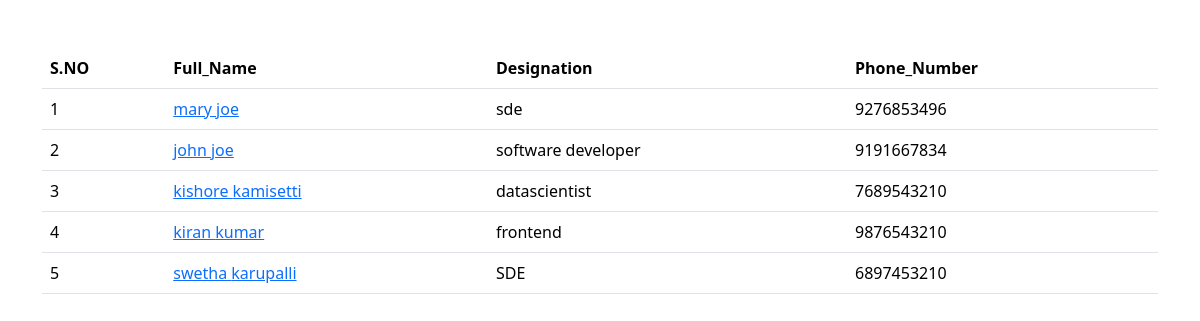
The page /home1/ on the database its author committed.
### salary/models.py (models this page shows)
class Employee(models.Model):
    first_name=models.CharField(max_length=100)
    last_name=models.CharField(max_length=100)
    photo=models.ImageField(upload_to='images')
    designation=models.CharField(max_length=100)
    email_address=models.EmailField(max_length=100,unique=True)
    phone_number=models.CharField(max_length=100,blank=True)

### Employee/views.py (the view)
# urls.py: path('home1/', views.home1, name='home1'),
def home1(request):
    employees=Employee.objects.all()
    context={
        'employees':employees,
    }
    print(employees)
    return render(request,'home1.html',context)

### templates/home1.html (shortened to what this page needs)
<!DOCTYPE html>
<html lang="en">
<head>
    <link href="https://cdn.jsdelivr.net/npm/bootstrap@5.3.1/dist/css/bootstrap.min.css" rel="stylesheet">
</head>
<body>
    <div class="container mt-5">
    <table class="table">
        <thead>
            <tr>
            <th>S.NO</th>
            <th>Full_Name</th>
            <th>Designation</th>
            <th>Phone_Number</th>
            </tr>
        </thead>
        <tbody>
            {% for emp in employees %}
            <tr>
                <td>{{forloop.counter}}</td>
                <td><a href="{% url 'employee_detail' emp.id %}">{{emp.first_name}} {{emp.last_name}}</td>
                <td>{{emp.designation}}</td>
                <td>{{emp.phone_number}}</td>
            </tr>
            {% endfor %}
        </tbody>
    </table>
</div>
</body>
</html>

### rows shown on the page
Employee: first_name "mary", last_name "joe", designation "sde", phone_number "9276853496"
Employee: first_name "john", last_name "joe", designation "software developer", phone_number "9191667834"
Employee: first_name "kishore", last_name "kamisetti", designation "datascientist", phone_number "7689543210"
Employee: first_name "kiran", last_name "kumar", designation "frontend", phone_number "9876543210"
Employee: first_name "swetha", last_name "karupalli", designation "SDE", phone_number "6897453210"
